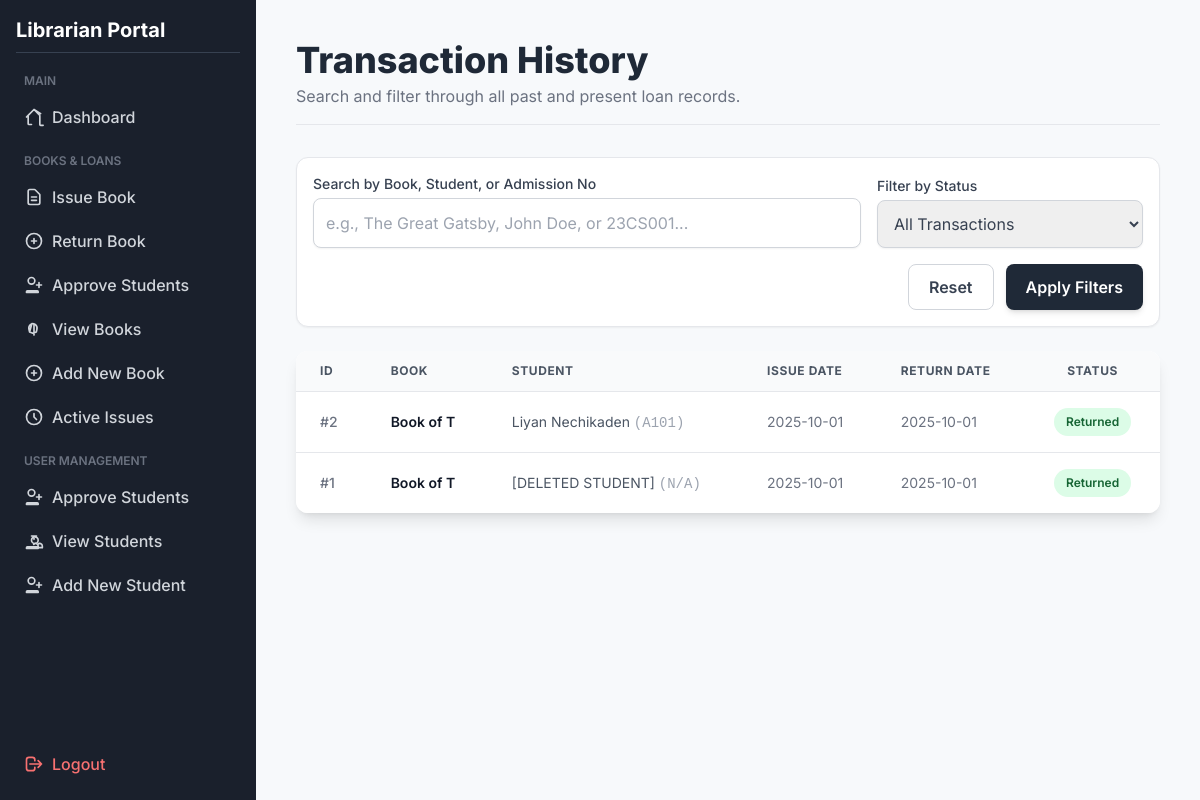
/transaction_history (signed in), run on an earlier commit of the app's database.
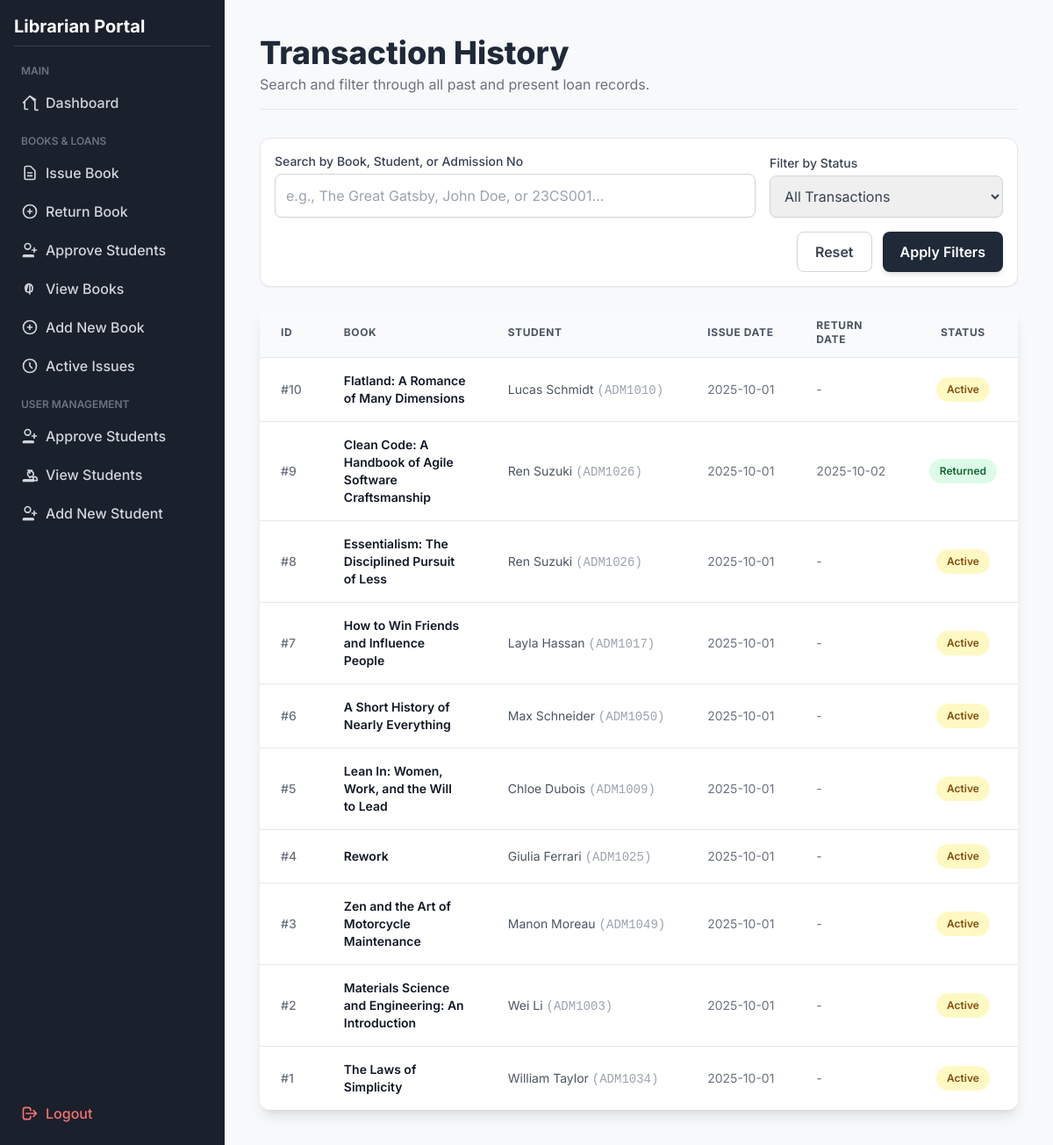
And on a later commit of the database.
### tables this page shows
CREATE TABLE transactions (
                            id INTEGER PRIMARY KEY AUTOINCREMENT,
                            book_id INTEGER, 
                            student_id INTEGER, 
                            issue_date TEXT NOT NULL,
                            due_date TEXT NOT NULL,  
                            return_date TEXT,
                            FOREIGN KEY(book_id) REFERENCES books(id) ON DELETE SET NULL,
                            FOREIGN KEY(student_id) REFERENCES students(id) ON DELETE SET NULL
                        );

### app.py (the view)
@app.route("/transaction_history")
@login_required
def transaction_history():
    query = request.args.get('query', '')
    status_filter = request.args.get('status', 'all')
    sql = """
        SELECT t.id,
               COALESCE(b.name, '[DELETED BOOK]') AS book_name,
               COALESCE(s.name, '[DELETED STUDENT]') AS student_name,
               COALESCE(s.admission_no, 'N/A') AS admission_no,
               COALESCE(s.batch, '-') AS batch,
               t.issue_date,
               t.return_date
        FROM transactions t
        LEFT JOIN books b ON t.book_id = b.id
        LEFT JOIN students s ON t.student_id = s.id
    """
    params = []
    conditions = []
    if query:
        search_term = f"%{query}%"
        conditions.append("(b.name LIKE ? OR s.name LIKE ? OR s.admission_no LIKE ?)")
        params.extend([search_term, search_term, search_term])
    if status_filter == 'active':
        conditions.append("t.return_date IS NULL")
    elif status_filter == 'returned':
        conditions.append("t.return_date IS NOT NULL")
    if conditions:
        sql += " WHERE " + " AND ".join(conditions)
    sql += " ORDER BY t.id DESC"
    with get_connection() as conn:
        transactions = conn.execute(sql, tuple(params)).fetchall()
    return render_template("transaction_history.html",
                           transactions=transactions,
                           search_query=query,
                           current_status=status_filter)

### app.py (called while the page is built)
def get_connection():
    return SQLiteContext(DB_NAME)

@app.context_processor
def inject_pending_count():
    with get_connection() as conn:
        try:
            count = conn.execute("SELECT COUNT(id) FROM students_auth WHERE is_approved = 0").fetchone()[0]
            return dict(pending_count=count)
        except:
            return dict(pending_count=0)

def login_required(f):
    @wraps(f)
    def decorated_function(*args, **kwargs):
        if not session.get('logged_in'):
            flash('Please log in to access this page.', 'danger')
            return redirect(url_for('login'))
        return f(*args, **kwargs)
    return decorated_function

@app.context_processor
def inject_pending_count():
    with get_connection() as conn:
        try:
            count = conn.execute("SELECT COUNT(id) FROM students_auth WHERE is_approved = 0").fetchone()[0]
            return dict(pending_count=count)
        except:
            return dict(pending_count=0)

    def __enter__(self):
        self.conn = sqlite3.connect(self.db_name)
        self.conn.row_factory = sqlite3.Row
        self.conn.execute('PRAGMA foreign_keys = ON;')
        return self.conn

    def __exit__(self, exc_type, exc_val, exc_tb):
        if exc_type is None and self.conn:
            self.conn.commit()
        if self.conn:
            self.conn.close()
        return False

### templates/transaction_history.html (shortened to what this page needs)
<!DOCTYPE html>
<html lang="en">
<head>
    <script src="https://cdn.tailwindcss.com"></script>
</head>
<body class="min-h-screen">
    <div class="md:flex">
        <div class="sidebar w-full md:w-64 p-4 flex-shrink-0 md:flex md:flex-col md:h-screen md:sticky md:top-0 md:sticky md:top-0">
            <div class="flex-grow">
                <h2 class="text-xl font-bold text-white mb-4 border-b border-gray-700 pb-2">Librarian Portal</h2>
                <nav class="flex flex-col space-y-1">
                    <span class="text-xs uppercase text-gray-500 px-2 pt-1 pb-1 font-semibold block">Main</span>
                    <a href="{{ url_for('index') }}" class="nav-link flex items-center p-2 rounded-lg text-gray-300 font-medium">
                        <svg class="w-5 h-5 mr-2" fill="none" stroke="currentColor" viewBox="0 0 24 24" xmlns="http://www.w3.org/2000/svg"><path stroke-linecap="round" stroke-linejoin="round" stroke-width="2" d="M3 12l2-2m0 0l7-7 7 7M5 10v10a1 1 0 001 1h3m10-10v10a1 1 0 001 1h3m-3-14L12 3l-7 7"></path></svg>
                        Dashboard
                    </a>
                    <span class="text-xs uppercase text-gray-500 px-2 pt-3 pb-1 font-semibold block">Books & Loans</span>
                    <a href="{{ url_for('issue_book') }}" class="nav-link flex items-center p-2 rounded-lg text-gray-300 font-medium">
                        <svg class="w-5 h-5 mr-2" fill="none" stroke="currentColor" viewBox="0 0 24 24" xmlns="http://www.w3.org/2000/svg"><path stroke-linecap="round" stroke-linejoin="round" stroke-width="2" d="M9 12h6m-6 4h6m2 5H7a2 2 0 01-2-2V5a2 2 0 012-2h5.586a1 1 0 01.707.293l5.414 5.414a1 1 0 01.293.707V19a2 2 0 01-2 2z"></path></svg>
                        Issue Book
                    </a>
                    <a href="{{ url_for('return_book') }}" class="nav-link flex items-center p-2 rounded-lg text-gray-300 font-medium">
                        <svg class="w-5 h-5 mr-2" fill="none" stroke="currentColor" viewBox="0 0 24 24" xmlns="http://www.w3.org/2000/svg"><path stroke-linecap="round" stroke-linejoin="round" stroke-width="2" d="M12 9v3m0 0v3m0-3h3m-3 0H9m12 0a9 9 0 11-18 0 9 9 0 0118 0z"></path></svg>
                        Return Book
                    </a>
                    <a href="{{ url_for('approve_students') }}" class="nav-link flex items-center p-2 rounded-lg text-gray-300 font-medium">
                         <svg class="w-5 h-5 mr-2" fill="none" stroke="currentColor" viewBox="0 0 24 24"><path stroke-linecap="round" stroke-linejoin="round" stroke-width="2" d="M18 9v3m0 0v3m0-3h3m-3 0h-3m-2-5a4 4 0 11-8 0 4 4 0 018 0zM3 20a1 1 0 011-1h12a1 1 0 011 1v1h-14v-1z"></path></svg>
                        <span>Approve Students</span>
                    </a>
                    <a href="{{ url_for('view_books') }}" class="nav-link flex items-center p-2 rounded-lg text-gray-300 font-medium">
                        View Books
                    </a>
                    <a href="{{ url_for('add_book') }}" class="nav-link flex items-center p-2 rounded-lg text-gray-300 font-medium">
                        <svg class="w-5 h-5 mr-2" fill="none" stroke="currentColor" viewBox="0 0 24 24" xmlns="http://www.w3.org/2000/svg"><path stroke-linecap="round" stroke-linejoin="round" stroke-width="2" d="M12 9v3m0 0v3m0-3h3m-3 0H9m12 0a9 9 0 11-18 0 9 9 0 0118 0z"></path></svg>
                        Add New Book
                    </a>
                    <a href="{{ url_for('active_issues') }}" class="nav-link flex items-center p-2 rounded-lg text-gray-300 font-medium">
                        <svg class="w-5 h-5 mr-2" fill="none" stroke="currentColor" viewBox="0 0 24 24" xmlns="http://www.w3.org/2000/svg"><path stroke-linecap="round" stroke-linejoin="round" stroke-width="2" d="M12 8v4l3 3m6-3a9 9 0 11-18 0 9 9 0 0118 0z"></path></svg>
                        Active Issues
                    </a>
                    <span class="text-xs uppercase text-gray-500 px-2 pt-3 pb-1 font-semibold block">User Management</span>
                    <a href="{{ url_for('approve_students') }}" class="nav-link flex items-center p-2 rounded-lg text-gray-300 font-medium">
                         <svg class="w-5 h-5 mr-2" fill="none" stroke="currentColor" viewBox="0 0 24 24" xmlns="http://www.w3.org/2000/svg"><path stroke-linecap="round" stroke-linejoin="round" stroke-width="2" d="M18 9v3m0 0v3m0-3h3m-3 0h-3m-2-5a4 4 0 11-8 0 4 4 0 018 0zM3 20a1 1 0 011-1h12a1 1 0 011 1v1h-14v-1z"></path></svg>
                        Approve Students
                    </a>
                    <a href="{{ url_for('view_students') }}" class="nav-link flex items-center p-2 rounded-lg text-gray-300 font-medium">
                        View Students
                    </a>
                    <a href="{{ url_for('add_student') }}" class="nav-link flex items-center p-2 rounded-lg text-gray-300 font-medium">
                        <svg class="w-5 h-5 mr-2" fill="none" stroke="currentColor" viewBox="0 0 24 24"><path stroke-linecap="round" stroke-linejoin="round" stroke-width="2" d="M18 9v3m0 0v3m0-3h3m-3 0h-3m-2-5a4 4 0 11-8 0 4 4 0 018 0zM3 20a1 1 0 011-1h12a1 1 0 011 1v1h-14v-1z"></path></svg>
                        Add New Student
                    </a>
                </nav>
            </div>
            <div class="flex-shrink-0 mt-2">
                <a href="{{ url_for('logout') }}" class="nav-link flex items-center p-2 rounded-lg text-red-400 font-medium">
                    <svg class="w-5 h-5 mr-2" fill="none" stroke="currentColor" viewBox="0 0 24 24" xmlns="http://www.w3.org/2000/svg"><path stroke-linecap="round" stroke-linejoin="round" stroke-width="2" d="M17 16l4-4m0 0l-4-4m4 4H7m6 4v1a3 3 0 01-3 3H6a3 3 0 01-3-3V7a3 3 0 013-3h4a3 3 0 013 3v1"></path></svg>
                    Logout
                </a>
            </div>
        </div>
        <main class="flex-grow p-10">
            <header class="mb-8 pb-4 border-b border-gray-200">
                <h1 class="text-4xl font-extrabold text-gray-800">Transaction History</h1>
                <p class="text-gray-500 mt-1">Search and filter through all past and present loan records.</p>
            </header>
            <div class="mb-6 bg-white p-4 rounded-xl shadow-sm border border-gray-200">
                <form method="GET" action="{{ url_for('transaction_history') }}" class="grid grid-cols-1 md:grid-cols-3 gap-4 items-end">
                    <div class="md:col-span-2">
                        <label for="query" class="block text-sm font-medium text-gray-700 mb-1">Search by Book, Student, or Admission No</label>
                        <input type="text" name="query" id="query" value="{{ search_query or '' }}" class="w-full p-3 border border-gray-300 rounded-lg focus:ring-blue-500 focus:border-blue-500 text-gray-700 shadow-sm" placeholder="e.g., The Great Gatsby, John Doe, or 23CS001...">
                    </div>
                    <div>
                        <label for="status" class="block text-sm font-medium text-gray-700 mb-1">Filter by Status</label>
                        <select name="status" id="status" class="w-full p-3 border border-gray-300 rounded-lg focus:ring-blue-500 focus:border-blue-500 text-gray-700 shadow-sm">
                            <option value="all" {% if current_status == 'all' %}selected{% endif %}>All Transactions</option>
                        </select>
                    </div>
                    <div class="md:col-span-3 flex justify-end gap-3">
                         <a href="{{ url_for('transaction_history') }}" class="px-5 py-2.5 border border-gray-300 text-gray-700 font-semibold rounded-lg hover:bg-gray-50 transition duration-150">Reset</a>
                        <button type="submit" class="px-5 py-2.5 bg-gray-800 text-white font-semibold rounded-lg shadow-md hover:bg-gray-900 transition duration-150">Apply Filters</button>
                    </div>
                </form>
            </div>
            <div class="overflow-x-auto bg-white rounded-xl shadow-lg">
                <table class="min-w-full divide-y divide-gray-200">
                    <thead class="bg-gray-50">
                        <tr>
                            <th class="px-6 py-3 text-left text-xs font-bold text-gray-600 uppercase tracking-wider">ID</th>
                            <th class="px-6 py-3 text-left text-xs font-bold text-gray-600 uppercase tracking-wider">Book</th>
                            <th class="px-6 py-3 text-left text-xs font-bold text-gray-600 uppercase tracking-wider">Student</th>
                            <th class="px-6 py-3 text-left text-xs font-bold text-gray-600 uppercase tracking-wider">Issue Date</th>
                            <th class="px-6 py-3 text-left text-xs font-bold text-gray-600 uppercase tracking-wider">Return Date</th>
                            <th class="px-6 py-3 text-center text-xs font-bold text-gray-600 uppercase tracking-wider">Status</th>
                        </tr>
                    </thead>
                    <tbody class="bg-white divide-y divide-gray-200">
                        {% if transactions %}
                            {% for t in transactions %}
                            <tr class="hover:bg-gray-50 transition duration-150">
                                <td class="px-6 py-4 whitespace-nowrap text-sm font-medium text-gray-500">#{{ t.id }}</td>
                                <td class="px-6 py-4 text-sm font-semibold text-gray-900">{{ t.book_name }}</td>
                                <td class="px-6 py-4 whitespace-nowrap text-sm text-gray-600">{{ t.student_name }} <span class="font-mono text-gray-400">({{ t.admission_no }})</span></td>
                                <td class="px-6 py-4 whitespace-nowrap text-sm text-gray-500">{{ t.issue_date }}</td>
                                <td class="px-6 py-4 whitespace-nowrap text-sm text-gray-500">{{ t.return_date or '-' }}</td>
                                <td class="px-6 py-4 whitespace-nowrap text-center">
                                    {% if t.return_date %}
                                        <span class="px-3 py-1 inline-flex text-xs leading-5 font-semibold rounded-full bg-green-100 text-green-800">Returned</span>
                                    {% else %}
                                        <span class="px-3 py-1 inline-flex text-xs leading-5 font-semibold rounded-full bg-yellow-100 text-yellow-800">Active</span>
                                    {% endif %}
                                </td>
                            </tr>
                            {% endfor %}
                        {% endif %}
                    </tbody>
                </table>
            </div>
        </main>
    </div>
</body>
</html>

### templates/transaction_history.html (style rules this page uses)
body { font-family: 'Inter', sans-serif; background-color: #f7f9fb; }
.sidebar { background-color: #1a202c; }
.nav-link { transition: background-color 0.2s, color 0.2s; }

What changed in the data, as far as the page shows it:
added transactions: id "10", book_name "Flatland: A Romance of Many Dimensions", student_name "Lucas Schmidt", admission_no "ADM1010", issue_date "2025-10-01", return_date "-", shows "Active"
added transactions: id "9", book_name "Clean Code: A Handbook of Agile Software Craftsmanship", student_name "Ren Suzuki", admission_no "ADM1026", issue_date "2025-10-01", return_date "2025-10-02", shows "Returned"
added transactions: id "8", book_name "Essentialism: The Disciplined Pursuit of Less", student_name "Ren Suzuki", admission_no "ADM1026", issue_date "2025-10-01", return_date "-", shows "Active"
added transactions: id "7", book_name "How to Win Friends and Influence People", student_name "Layla Hassan", admission_no "ADM1017", issue_date "2025-10-01", return_date "-", shows "Active"
added transactions: id "6", book_name "A Short History of Nearly Everything", student_name "Max Schneider", admission_no "ADM1050", issue_date "2025-10-01", return_date "-", shows "Active"
added transactions: id "5", book_name "Lean In: Women, Work, and the Will to Lead", student_name "Chloe Dubois", admission_no "ADM1009", issue_date "2025-10-01", return_date "-", shows "Active"
added transactions: id "4", book_name "Rework", student_name "Giulia Ferrari", admission_no "ADM1025", issue_date "2025-10-01", return_date "-", shows "Active"
added transactions: id "3", book_name "Zen and the Art of Motorcycle Maintenance", student_name "Manon Moreau", admission_no "ADM1049", issue_date "2025-10-01", return_date "-", shows "Active"
changed transactions id 2: book_name "Book of T" → "Materials Science and Engineering: An Introduction"; student_name "Liyan Nechikaden" → "Wei Li"; admission_no "A101" → "ADM1003"; return_date "2025-10-01" → "-"; now shows "Active"; no longer shows "Returned"
changed transactions id 1: book_name "Book of T" → "The Laws of Simplicity"; student_name "[DELETED STUDENT]" → "William Taylor"; admission_no "N/A" → "ADM1034"; return_date "2025-10-01" → "-"; now shows "Active"; no longer shows "Returned"
